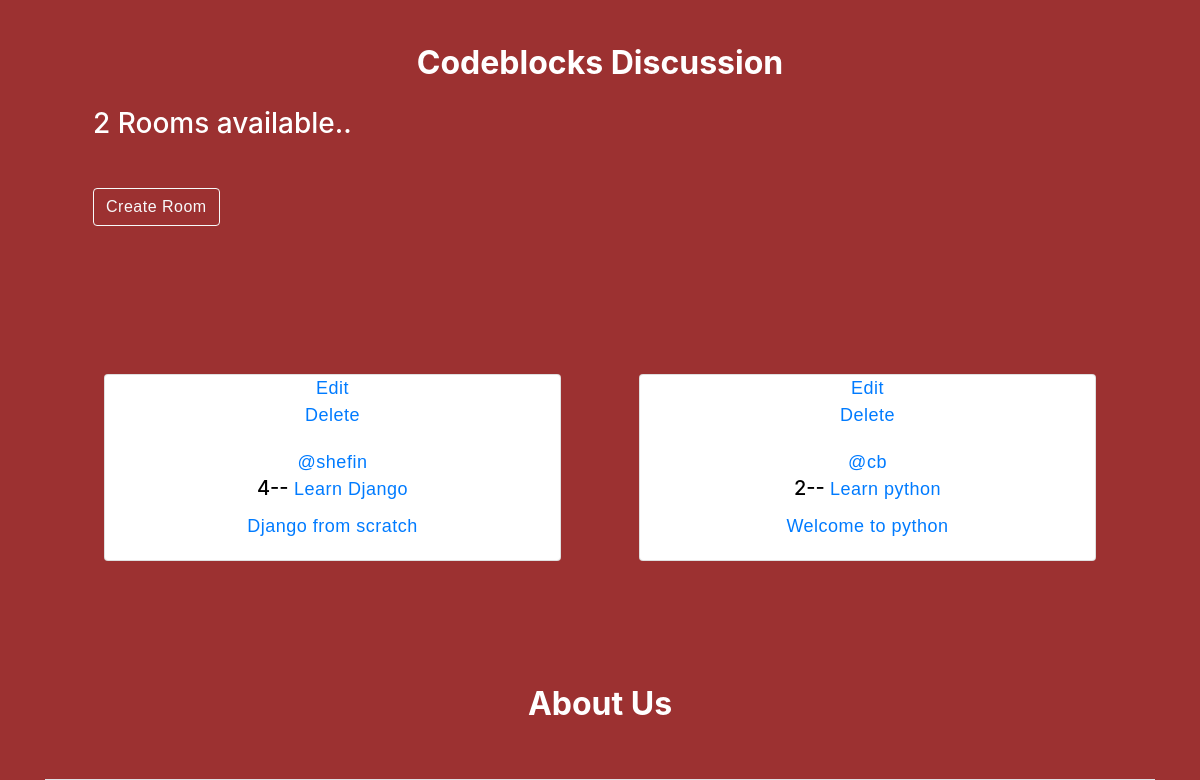
Before: / (middle part) with the older database file.
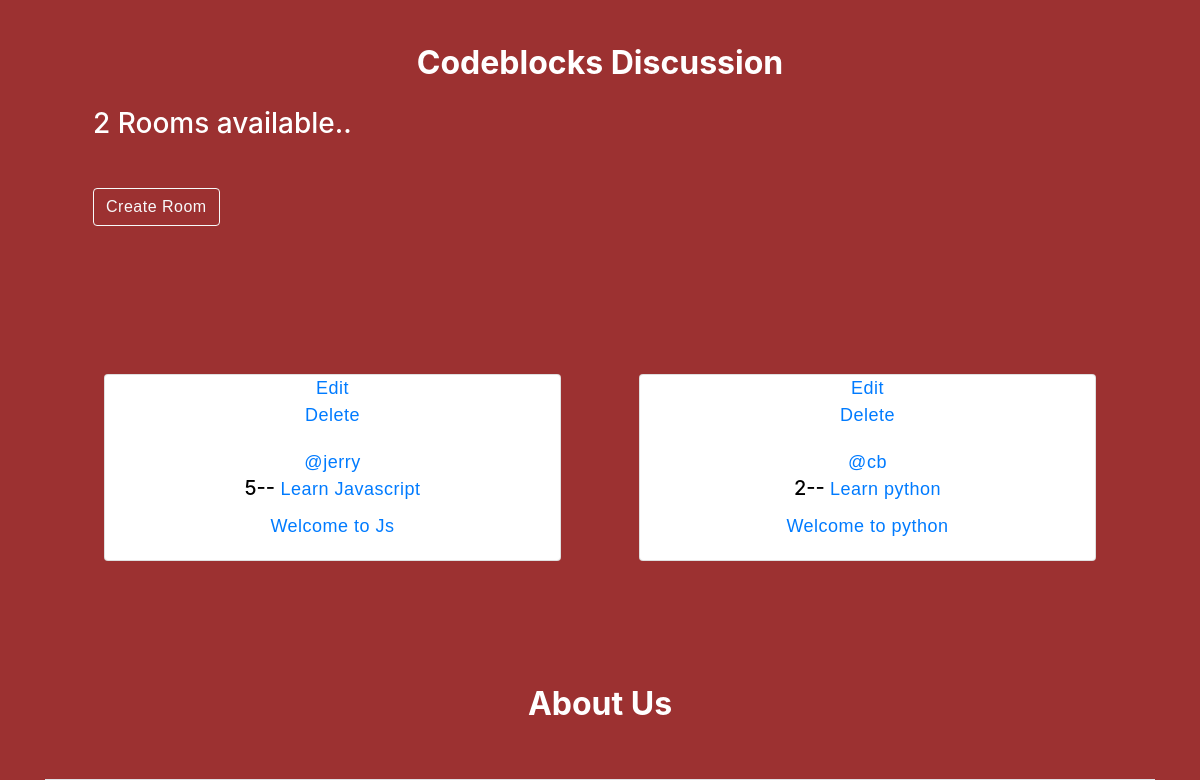
After: the same page with the newer database file.
### cbapp/models.py (models this page shows, shortened)
class Room(models.Model):
    host = models.ForeignKey(User,on_delete=models.SET_NULL,null=True)
    topic = models.ForeignKey(Topic,on_delete=models.SET_NULL,null=True)
    name = models.CharField(max_length=200)
    desc = models.TextField(null=True , blank=True)
    participants = models.ManyToManyField(User,related_name='participants', blank=True)
    updated = models.DateTimeField(auto_now=True)
    created = models.DateTimeField(auto_now_add=True)
    class Meta:
        ordering=['-updated' , '-created']

### cbapp/views.py (the view)
# urls.py: path('',views.home,name='home'),
def home(request):
    domain = Domain.objects.all()
    rooms=Room.objects.all()
    topics=Topic.objects.all()
    room_count = rooms.count()
    context={'rooms':rooms,'topics':topics,'room_count':room_count,'domain':domain}
    return render(request,"cbapp/home.html",context)

### cbapp/templates/cbapp/home.html (shortened to what this page needs)
{% extends 'base.html' %}
{% block content %}
<section>
<section class="discussion-section">
            <div class="container" id="discussion">
                <h2 class="text-center" style="margin-top:100px;"><strong>Codeblocks Discussion</strong></h2>
                <h3 class="rooms-available mx-5 my-4">{{room_count}} Rooms available..</h3>
                <h3><a class="btn btn-outline-light mx-5 my-4 mr-sm-6" href="{% url 'create-room' %}">Create Room</a></h3>
                <div id="domaintext-color" class="row">
                    {% for r in rooms  %}
                    <div class="col-md-6">
                        <div class="card text-center m-4">
                            <a  href="{% url 'update-room' r.id %}">Edit</a>
                            <a href="{% url 'delete-room' r.id %}">Delete</a>
                            <div class="card-body ">
                                <a href="">@{{r.host.username}}</a>
                              <h5 class="card-title">{{r.id}}-- <a href="{% url 'room' r.id%}">{{r.name}}</h5></a>
                              <a href=""><p class="card-text">{{r.desc}}</p></a>
                            </div>
                        </div>
                    </div>
                    {% endfor %}
                </div>
        </div>
</section>
<section>
    <div class="container" id="about">
        <h2 class="text-center" style="margin-top:100px;"><strong>About Us</strong></h2><br><br>
    </div>
</section>
{% endblock %}

### templates/base.html (shortened to what this page needs)
 <!DOCTYPE html>
{% load static %}
<html style="scroll-behavior: smooth;" lang="en" data-a11y-animated-images="system">
<head>
    <link href="https://cdn.jsdelivr.net/npm/bootstrap-icons@1.5.0/font/bootstrap-icons.css" rel="stylesheet" />
  <link media="all" rel="stylesheet" href="https://github.githubassets.com/assets/light-0946cdc16f15.css" /><link media="all" rel="stylesheet" href="https://github.githubassets.com/assets/dark-3946c959759a.css" /><link data-color-theme="light" media="all" rel="stylesheet" data-href="https://github.githubassets.com/assets/light-0946cdc16f15.css" /><link data-color-theme="dark" media="all" rel="stylesheet" data-href="https://github.githubassets.com/assets/dark-3946c959759a.css" /><link data-color-theme="dark_dimmed" media="all" rel="stylesheet" data-href="https://github.githubassets.com/assets/dark_dimmed-9b9a8c91acc5.css" /><link data-color-theme="dark_high_contrast" media="all" rel="stylesheet" data-href="https://github.githubassets.com/assets/dark_high_contrast-11302a585e33.css" /><link data-color-theme="dark_colorblind" media="all" rel="stylesheet" data-href="https://github.githubassets.com/assets/dark_colorblind-1a4564ab0fbf.css" /><link data-color-theme="light_colorblind" media="all" rel="stylesheet" data-href="https://github.githubassets.com/assets/light_colorblind-12a8b2aa9101.css" /><link data-color-theme="light_high_contrast" media="all" rel="stylesheet" data-href="https://github.githubassets.com/assets/light_high_contrast-5924a648f3e7.css" /><link data-color-theme="light_tritanopia" media="all" rel="stylesheet" data-href="https://github.githubassets.com/assets/light_tritanopia-05358496cb79.css" /><link data-color-theme="dark_tritanopia" media="all" rel="stylesheet" data-href="https://github.githubassets.com/assets/dark_tritanopia-aad6b801a158.css" />
  <link media="all" rel="stylesheet" href="https://github.githubassets.com/assets/primer-primitives-fb1d51d1ef66.css" />
  <link media="all" rel="stylesheet" href="https://github.githubassets.com/assets/primer-57c312e484b2.css" />
  <link media="all" rel="stylesheet" href="https://github.githubassets.com/assets/global-0d04dfcdc794.css" />
  <link media="all" rel="stylesheet" href="https://github.githubassets.com/assets/github-c7a3a0ac71d4.css" />
<link media="all" rel="stylesheet" href="https://github.githubassets.com/assets/dashboard-7197964704de.css" />
<link media="all" rel="stylesheet" href="https://github.githubassets.com/assets/discussions-6ad34c16e040.css" />
<link media="all" rel="stylesheet" href="https://github.githubassets.com/assets/site-2e14bc28cc0a.css" />
<link media="all" rel="stylesheet" href="https://github.githubassets.com/assets/home-3bba68f788b5.css" />
    <link rel="stylesheet" href="https://cdn.jsdelivr.net/npm/bootstrap@4.0.0/dist/css/bootstrap.min.css">
    <link rel="stylesheet" href="https://cdnjs.cloudflare.com/ajax/libs/font-awesome/6.4.0/css/all.min.css" />
    <link rel="stylesheet" href="{% static 'css/home.css' %}">
</head>
<body id="body-bg" class="logged-out env-production page-responsive header-overlay home-campaign" style="word-wrap: break-word;">
    {% block content %}
    {% endblock %}
</body>
</html>

### static/css/home.css (style rules this page uses)
#body-bg { background-color: rgb(156, 49, 49); color: white; }
html { height: 100%; }
body { min-height: 100%; display: flex; flex-direction: column; }
.row { margin:20px; margin-top: 100px; }
#domaintext-color { color: black; }
.card { transition: 1s; }
a { position: relative; font-family:'Poppins',sans-serif; font-size: 18px; letter-spacing: 0.5px; }

Changed rows visible on the page:
removed Room: host.username "shefin", id "4", name "Learn Django", desc "Django from scratch"
added Room: host.username "jerry", id "5", name "Learn Javascript", desc "Welcome to Js"
